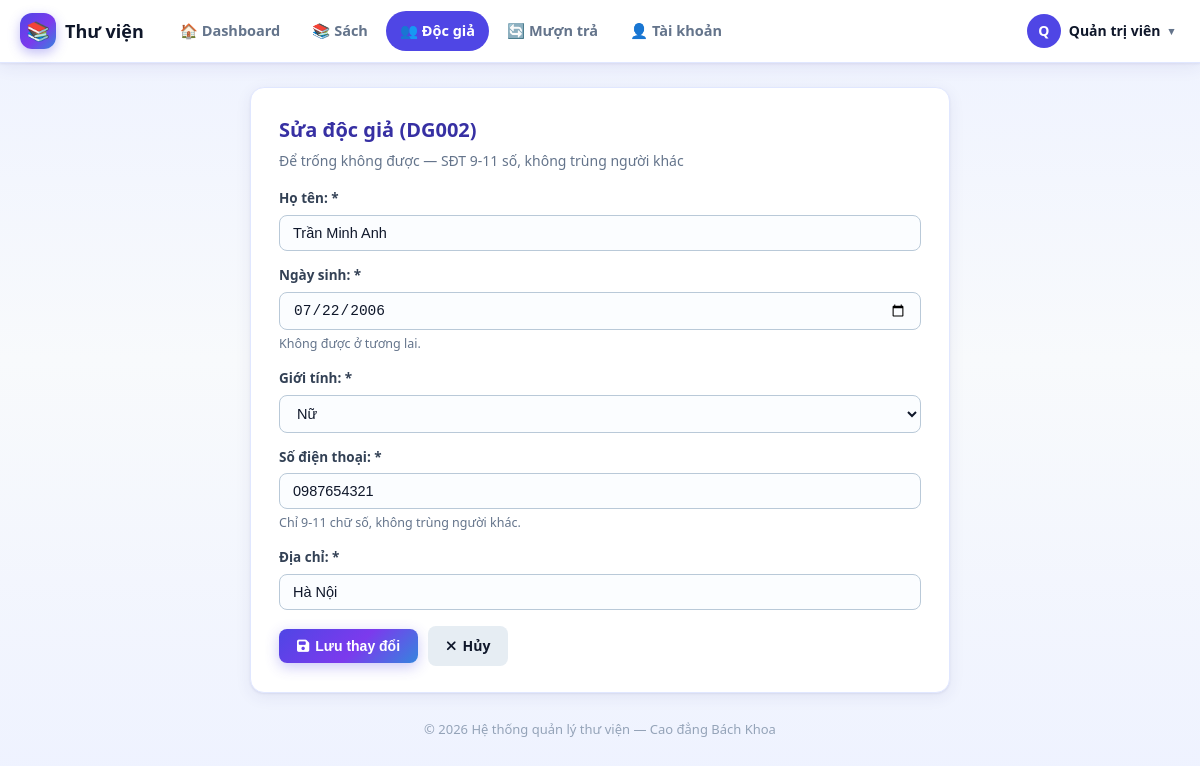
/CRUD/edit-docgia.php?id=2 (signed in), run on the app's committed database.
### tables this page shows
CREATE TABLE IF NOT EXISTS `doc_gia` (
  `id_doc_gia` int(11) NOT NULL AUTO_INCREMENT,
  `ho_ten` varchar(100) NOT NULL,
  `ngay_sinh` date DEFAULT NULL,
  `gioi_tinh` varchar(10) DEFAULT NULL,
  `so_dien_thoai` varchar(15) DEFAULT NULL,
  `dia_chi` varchar(255) DEFAULT NULL,
  PRIMARY KEY (`id_doc_gia`)
);

### config/helpers.php (called while the page is built, shortened)
<?php
function e($s) {
    return htmlspecialchars($s, ENT_QUOTES, 'UTF-8');
}

### CRUD/edit-docgia.php (the view, shortened to what this page needs)
<?php
require_once __DIR__ . '/../config/database.php';
$id = $_GET['id'] ?? '';
$sql = "
    SELECT *
    FROM doc_gia
    WHERE id_doc_gia = :id
";
$stmt = $pdo->prepare($sql);
$stmt->execute([
    'id' => $id
]);
$docGia = $stmt->fetch(PDO::FETCH_ASSOC);
$hoTen = $docGia['ho_ten'];
$ngaySinh = $docGia['ngay_sinh'];
$gioiTinh = $docGia['gioi_tinh'];
$soDienThoai = $docGia['so_dien_thoai'];
$diaChi = $docGia['dia_chi'];
?>
<!DOCTYPE html>
<html lang="vi">
<head>
    <link rel="stylesheet" href="../css/style.css?v=7">
    <link
        rel="stylesheet"
        href="https://cdnjs.cloudflare.com/ajax/libs/font-awesome/6.5.2/css/all.min.css"
    >
</head>
<body>
    <?php $pageTitle = 'Sửa độc giả'; $activeMenu = 'docgia'; $basePath = '../'; include '../partials/inner-top.php'; ?>
<div class="form-card">
    <h2>Sửa độc giả (DG<?= str_pad($id, 3, '0', STR_PAD_LEFT) ?>)</h2>
    <p class="form-sub">Để trống không được — SĐT 9-11 số, không trùng người khác</p>
    <form method="POST">
        <div class="form-group">
            <label for="ho_ten">Họ tên: *</label>
            <input type="text" id="ho_ten" name="ho_ten" value="<?= e($hoTen) ?>" required maxlength="100">
        </div>
        <div class="form-group">
            <label for="ngay_sinh">Ngày sinh: *</label>
            <input type="date" id="ngay_sinh" name="ngay_sinh" value="<?= e($ngaySinh) ?>" required max="<?= date('Y-m-d') ?>">
            <small>Không được ở tương lai.</small>
        </div>
        <div class="form-group">
            <label for="gioi_tinh">Giới tính: *</label>
            <select id="gioi_tinh" name="gioi_tinh" required>
                <option value="Nữ" <?= ($gioiTinh === 'Nữ') ? 'selected' : '' ?>>Nữ</option>
            </select>
        </div>
        <div class="form-group">
            <label for="so_dien_thoai">Số điện thoại: *</label>
            <input type="tel" id="so_dien_thoai" name="so_dien_thoai" value="<?= e($soDienThoai) ?>" required pattern="[0-9]{9,11}" title="9-11 chữ số">
            <small>Chỉ 9-11 chữ số, không trùng người khác.</small>
        </div>
        <div class="form-group">
            <label for="dia_chi">Địa chỉ: *</label>
            <input type="text" id="dia_chi" name="dia_chi" value="<?= e($diaChi) ?>" required maxlength="255">
        </div>
        <div class="form-buttons">
            <button type="submit"><i class="fas fa-save"></i> Lưu thay đổi</button>
            <a href="../docgia.php" class="return"><i class="fas fa-times"></i> Hủy</a>
        </div>
    </form>
</div>
<?php include '../partials/inner-bottom.php'; ?>
</body>
</html>

### css/style.css (style rules this page uses)
:root { --primary: #4f46e5; --primary-dark: #3730a3; --primary-soft: #eef2ff; --accent: #06b6d4; --bg: #eef2ff; --surface: #ffffff; --text: #0f172a; --muted: #64748b; --border: #e0e7ff; --success: #16a34a; --success-bg: #dcfce7; --danger: #dc2626; --danger-bg: #fee2e2; --warning: #b45309; --warning-bg: #fef3c7; --radius: 14px; --shadow: 0 1px 2px rgba(49, 46, 129, .08), 0 4px 16px rgba(49, 46, 129, .08); --shadow-lg: 0 12px 34px rgba(49, 46, 129, .18); --grad: linear-gradient(135deg, #4f46e5, #7c3aed 55%, #06b6d4 130%); }
* { box-sizing: border-box; margin: 0; padding: 0; }
body { font-family: "Segoe UI", Arial, Helvetica, sans-serif; background: linear-gradient(180deg, #eef2ff 0%, #f8fafc 45%, #eef2ff 100%); color: var(--text); font-size: 15px; line-height: 1.6; min-height: 100vh; }
a { color: var(--primary); }
.btn, .btn-edit, .btn-delete, .glass-btn, a.return, button[type="submit"] { display: inline-flex; align-items: center; justify-content: center; gap: 6px; border: none; border-radius: 8px; padding: 9px 18px; font-size: 14px; font-weight: 700; cursor: pointer; text-decoration: none; transition: filter .15s, transform .15s; }
.btn-primary, .glass-btn.btn-create, button[type="submit"] { background: var(--grad); color: #fff; box-shadow: 0 4px 14px rgba(79, 70, 229, .3); }
.btn-light, .glass-btn.btn-home, a.return { background: #e6edf3; color: var(--text); }
.page-actions, .form-buttons { display: flex; gap: 10px; margin-top: 16px; flex-wrap: wrap; align-items: center; }
.form-card, .create-page, .container-docgia, .container-muon { background: var(--surface); border: 1px solid var(--border); border-radius: var(--radius); box-shadow: var(--shadow); padding: 26px 28px; max-width: 700px; margin: 0 auto; }
.form-card h2, .create-page h2, .container-docgia h2, .container-muon h2 { font-size: 20px; margin-bottom: 4px; color: var(--primary-dark); }
.form-sub { color: var(--muted); font-size: 14px; margin-bottom: 16px; }
.form-group { margin-bottom: 14px; }
label { display: block; margin-bottom: 5px; font-size: 13.5px; font-weight: 700; color: #334155; }
input[type="text"], input[type="password"], input[type="email"], input[type="tel"], input[type="date"], input[type="number"], select, textarea, .form-control { width: 100%; padding: 9px 13px; font-size: 14.5px; color: var(--text); background: #fbfdff; border: 1px solid #b9c9d8; border-radius: 8px; outline: none; transition: border-color .2s, box-shadow .2s; }
small { color: var(--muted); font-size: 12.5px; }

### data on the page
doc_gia: ho_ten "Trần Minh Anh", ngay_sinh "07/22/2006", gioi_tinh "Nữ", so_dien_thoai "0987654321", dia_chi "Hà Nội"

### other printed values
$chuCaiDau "Q"
$tenHienThi "Quản trị viên"
str_pad($id, 3, '0', STR_PAD_LEFT) "002"
